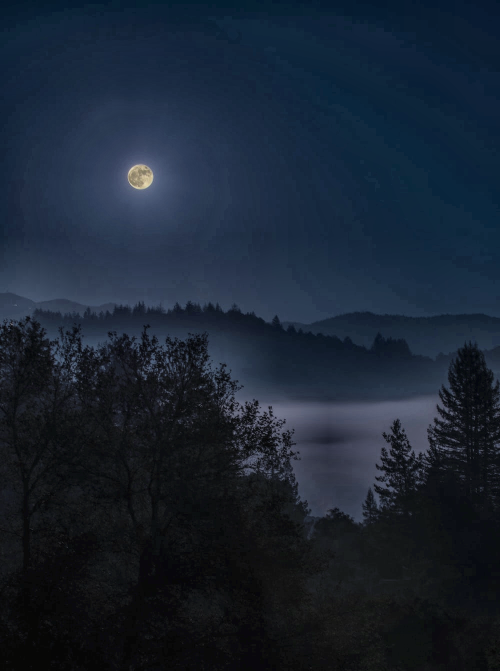
#> input picture CLAHE NIGHTVIEW.png, 1000 x 1342 px, given in place of photo1.jpeg, which was not available (shown at 1/2 size)
$ jupyter execute --allow-errors 05_01_Air_Virgie_Yunita_Salsabil.ipynb   (text cells are left out)
#> lines starting #> are read from the running program, lines starting #| are printed output that depends on the picture; after the words box and inside, x2 and y2 are one past the last pixel; in counts of white or black regions, pixels touching at a corner belong together; pictures that were not available may be replaced by others from this repository, and a replacement may not be noted
[cell 1]
import numpy as np, cv2
from skimage.io import imsave
from skimage.measure import block_reduce
from torch.nn import MaxPool2d
from torch import from_numpy
from matplotlib import pyplot as plt
from matplotlib.image import imread

[cell 2]
def plot(
    imgs : list,
    titles : list = ["ORIGINAL", "EDITED"],
    figsize : tuple = (8, 5),
    cmaps : list = [None, None],
    *args, **kwargs
) -> None:

    if len(imgs) > 3:
        raise ValueError("Max. total image = 3.")

    if len(imgs) != len(titles):
        raise ValueError("'imgs' should be in the same length with 'titles'.")

    my_figure = plt.figure(figsize=figsize)
    # NOTE: figsize=(width/horizontally, height/vertically)

    fig_ids = [121, 122] if len(imgs) == 2 else [131, 132, 133]

    for idx, img, title, c in zip(fig_ids, imgs, titles, cmaps):
        m = my_figure.add_subplot(idx)
        plt.imshow(img, cmap=c)
        plt.axis("off")
        plt.title(title)

    plt.tight_layout()

[cell 3]
def apply_clahe_rgb(img, clipLimit=2, tileGridSize=(10, 10)):
    # LAB color model where L = Lightness, a = green-red, b = blue-yellow
    light, a, b = cv2.split(cv2.cvtColor(img, cv2.COLOR_BGR2LAB)) # convert to LAB color model
    light_clahe = cv2.createCLAHE(clipLimit=clipLimit, tileGridSize=tileGridSize).apply(light) # apply CLAHE for lightness (L) component only
    return cv2.cvtColor(cv2.merge((light_clahe, a, b)), cv2.COLOR_LAB2BGR) # return with reconvert to BGR color model

[cell 4]
img = imread("photo1.jpeg")
#> img is the input picture: shape (1342, 1000, 3) float32; mean R, G, B 0.101, 0.142, 0.197

[cell 5]
lena = cv2.imread("lena.png")

[cell 6]
# original image
img_lena = cv2.cvtColor(lena, cv2.COLOR_BGR2RGB) # TODO: Change the color channel from BGR to RGB using cv2.COLOR_BGR2RGB

# color image to grayscaled image
img_grayscaled = cv2.cvtColor(lena, cv2.COLOR_BGR2GRAY) # TODO: Change the color channel from BGR to Grayscale using cv2.COLOR_BGR2GRAY
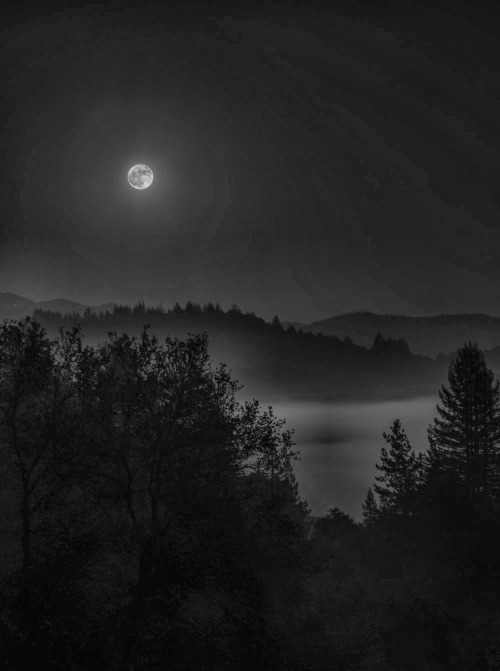
#> img_grayscaled: shape (1342, 1000) (shown at 1/2 size); min 1, max 220, mean 34.5
img_grayscaled = cv2.cvtColor(img_grayscaled, cv2.COLOR_BGR2RGB)
#> img_grayscaled: shape (1342, 1000, 3)

# grayscaled image to binary image
_, img_binary = cv2.threshold(img_grayscaled, 128, 255, cv2.THRESH_BINARY) # TODO: Change the color channel from Grayscale to Binary using cv2.THRESH_BINARY
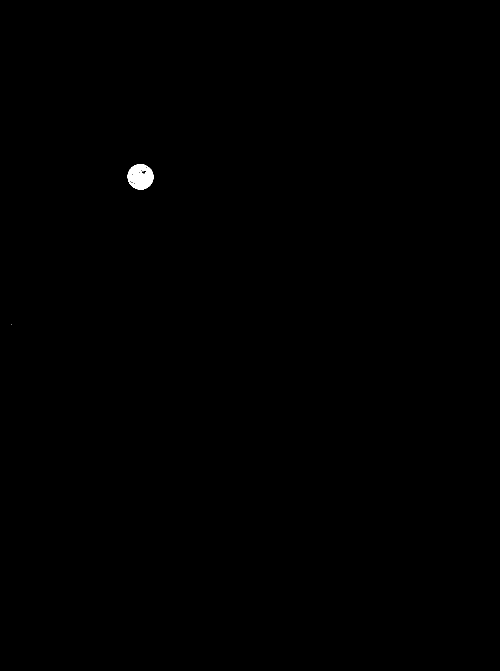
#> img_binary: shape (1342, 1000, 3) (shown at 1/2 size); 0.15% white; 3 white regions (2 under 20 px), largest, box (x1, y1, x2, y2) and area: (255, 328, 307, 379) 1950

# plot both
plot(imgs=[img_lena, img_grayscaled, img_binary], titles=["ORIGINAL", "GRAYSCALE", "BINARY"], cmaps=[None, None, "gray"])
#> in plot, `fig_ids = [121, 122] if len(imgs) == 2 else [131, 132, 133]`: fig_ids = [131, 132, 133]
#> the loop in plot, `for idx, img, title, c in zip(fig_ids, imgs, titles, cmaps):` made 3 passes
#> (title, c) on passes 1 to 3: ('ORIGINAL', None), ('GRAYSCALE', None), ('BINARY', 'gray')

[cell 7]
plt.imshow(lena)
plt.show()

[cell 8]
plt.imshow(img_lena)
plt.show()

[cell 9]
plt.imshow(img_grayscaled)
plt.show()

[cell 10]
plt.imshow(img_binary)
plt.show()

[cell 11]
# TODO: Plot the histogram from the original image
color = ('b', 'g', 'r')
for i, col in enumerate(color):
    histr = cv2.calcHist(images=[img_lena], channels=[i], mask=None, histSize=[256], ranges=[0, 256])
    plt.plot(histr, color=col, label=f'Channel {col.upper()}')

plt.xlabel("Pixel Value (RGB)")
plt.ylabel("Count")
plt.title("Histogram Original Image")

# Menambahkan legenda dan tamplikan histogram
plt.legend()
plt.show()
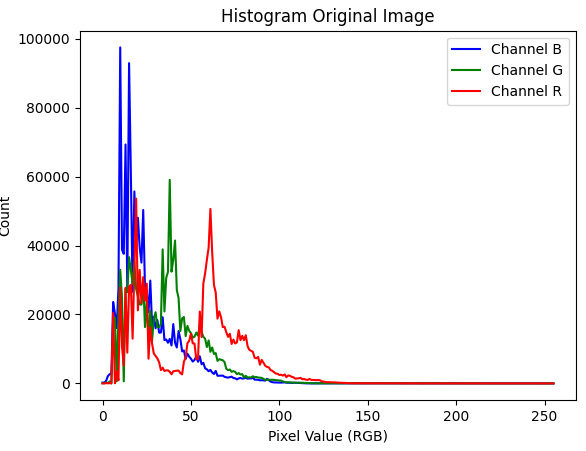
#> figure drawn by matplotlib, 1 panel; curve peaks at x = 10, y = 97511; curve peaks at x = 38, y = 59069; curve peaks at x = 19, y = 53627

[cell 12]
# TODO: Plot the histogram from the grayscaled image
plt.hist(img_grayscaled.ravel(), bins=256, range=[0, 256], color='grey')
plt.xlabel("Pixel Value RGB")
plt.ylabel("count")
plt.title("Histogram Grayscaled Image")
plt.show()
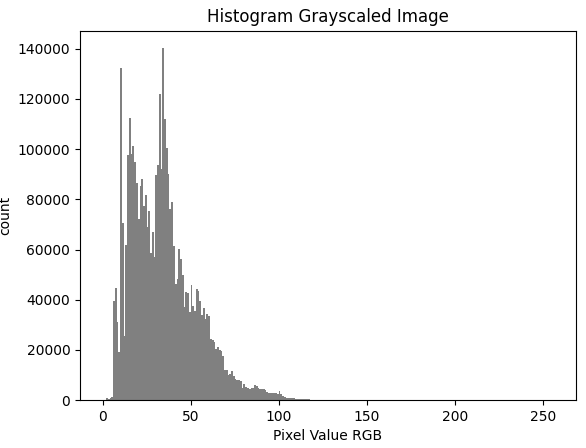
#> figure drawn by matplotlib, 1 panel; tallest bar 140205 high, from x = 34 to 35

[cell 13]
BLOCK_SIZE = (4, 4, 1)

[cell 14]
img_edited = block_reduce(img, block_size=BLOCK_SIZE, func=np.max)
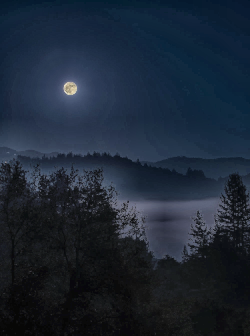
#> img_edited: shape (336, 250, 3) float32; mean R, G, B 0.112, 0.153, 0.209
plot(imgs=[img, img_edited])
#> the loop in plot (call 2), `for idx, img, title, c in zip(fig_ids, imgs, titles, cmaps):` made 2 passes
#> (idx, title, c) on passes 1 to 2: (121, 'ORIGINAL', None), (122, 'EDITED', None)

#> (a cell that did not finish here is left out)

[cell 16]
# QUESTIONS
# TODO: What does PyTorch offer in its Max Pooling operation compared to Scikit-image?

[cell 17]
img_edited_min = block_reduce(img, block_size=BLOCK_SIZE, func=np.min) # TODO: Recall the block_reduce(), but with func=np.min
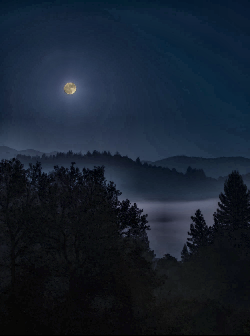
#> img_edited_min: shape (336, 250, 3) float32; mean R, G, B 0.0886, 0.129, 0.184
plot(imgs=[img, img_edited_min])

[cell 18]
img_edited_avg = block_reduce(img, block_size=BLOCK_SIZE, func=np.mean).astype(int) # TODO: Recall the block_reduce().astype(int), but with func=np.mean
#> img_edited_avg: shape (336, 250, 3) int64; every value is 0
plot(imgs=[img, img_edited_avg])
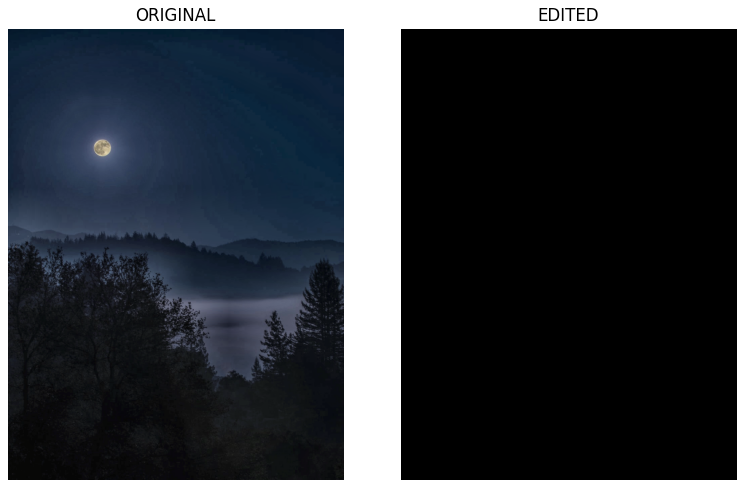
#> figure drawn by matplotlib, 2 panels

[cell 19]
# QUESTIONS
# TODO: What is the difference between Min Pooling and Average Pooling operations?
# If you cannot see the difference, try with another image or change the BLOCK_SIZE.

#> (a cell that did not finish here is left out)

#> in apply_clahe_rgb, `light, a, b = cv2.split(cv2.cvtColor(img, cv2.COLOR_BGR2LAB))`:
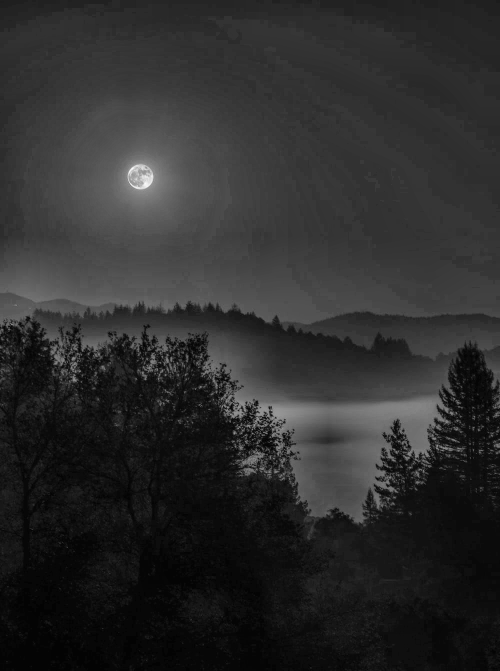
#> light: shape (1342, 1000) float32 (shown at 1/2 size); min 0.391, max 85.72, mean 15.5; drawn with min black and max white
#> in apply_clahe_rgb, `light, a, b = cv2.split(cv2.cvtColor(img, cv2.COLOR_BGR2LAB))`:
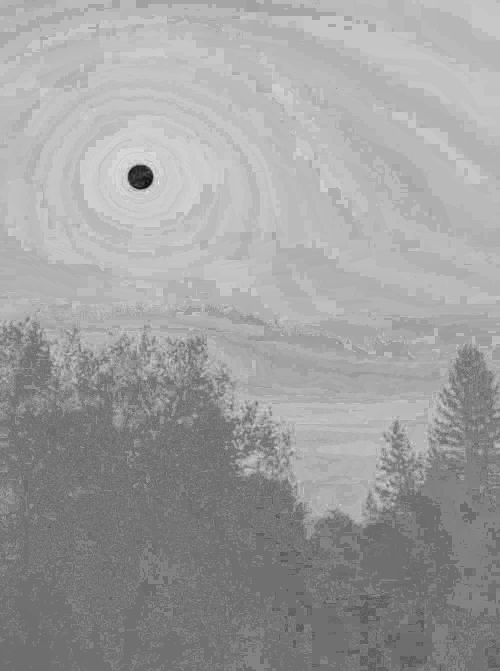
#> a: shape (1342, 1000) float32 (shown at 1/2 size); min -12.06, max 15.27, mean 4.98; drawn with min black and max white
#> in apply_clahe_rgb, `light, a, b = cv2.split(cv2.cvtColor(img, cv2.COLOR_BGR2LAB))`:
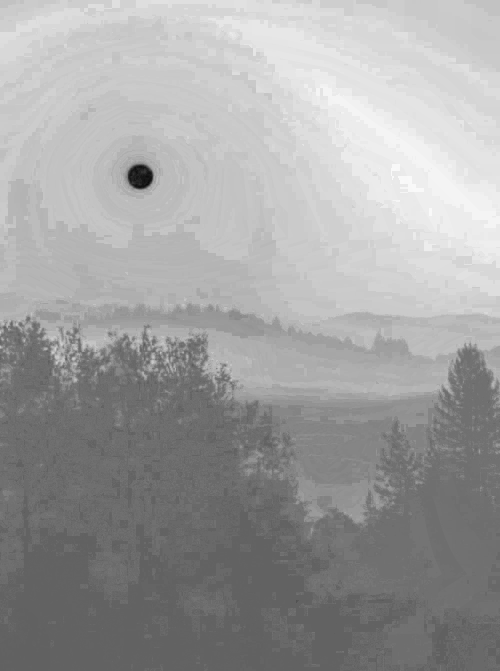
#> b: shape (1342, 1000) float32 (shown at 1/2 size); min -14.23, max 22.67, mean 9; drawn with min black and max white
